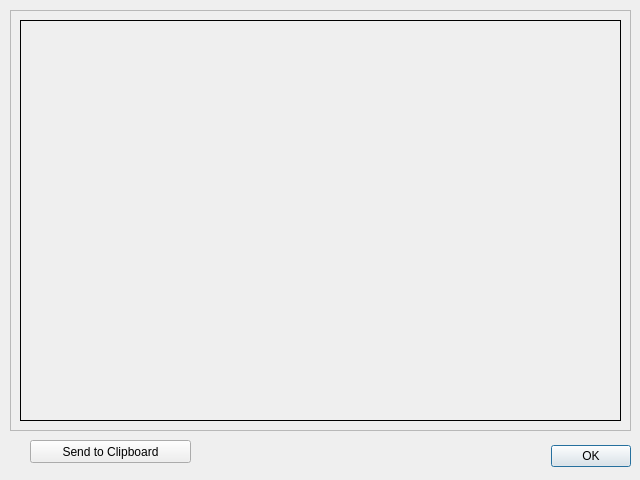
<?xml version="1.0" encoding="UTF-8"?>
<ui version="4.0">
 <class>Dialog</class>
 <widget class="QDialog" name="Dialog">
  <property name="geometry">
   <rect>
    <x>0</x>
    <y>0</y>
    <width>640</width>
    <height>480</height>
   </rect>
  </property>
  <property name="windowTitle">
   <string>Configuration Errors</string>
  </property>
  <widget class="QDialogButtonBox" name="buttonBox">
   <property name="geometry">
    <rect>
     <x>480</x>
     <y>440</y>
     <width>151</width>
     <height>32</height>
    </rect>
   </property>
   <property name="orientation">
    <enum>Qt::Horizontal</enum>
   </property>
   <property name="standardButtons">
    <set>QDialogButtonBox::Ok</set>
   </property>
  </widget>
  <widget class="QPushButton" name="toClipboard">
   <property name="geometry">
    <rect>
     <x>30</x>
     <y>440</y>
     <width>161</width>
     <height>23</height>
    </rect>
   </property>
   <property name="text">
    <string>Send to Clipboard</string>
   </property>
  </widget>
  <widget class="QScrollArea" name="scrollArea">
   <property name="geometry">
    <rect>
     <x>10</x>
     <y>10</y>
     <width>621</width>
     <height>421</height>
    </rect>
   </property>
   <property name="widgetResizable">
    <bool>true</bool>
   </property>
   <widget class="QWidget" name="scrollAreaWidgetContents">
    <property name="geometry">
     <rect>
      <x>0</x>
      <y>0</y>
      <width>619</width>
      <height>419</height>
     </rect>
    </property>
    <layout class="QHBoxLayout" name="horizontalLayout">
     <item>
      <widget class="QLabel" name="label">
       <property name="frameShape">
        <enum>QFrame::Box</enum>
       </property>
       <property name="frameShadow">
        <enum>QFrame::Plain</enum>
       </property>
       <property name="text">
        <string/>
       </property>
       <property name="alignment">
        <set>Qt::AlignLeading|Qt::AlignLeft|Qt::AlignTop</set>
       </property>
      </widget>
     </item>
    </layout>
   </widget>
  </widget>
 </widget>
 <resources/>
 <connections>
  <connection>
   <sender>buttonBox</sender>
   <signal>accepted()</signal>
   <receiver>Dialog</receiver>
   <slot>accept()</slot>
   <hints>
    <hint type="sourcelabel">
     <x>248</x>
     <y>254</y>
    </hint>
    <hint type="destinationlabel">
     <x>157</x>
     <y>274</y>
    </hint>
   </hints>
  </connection>
  <connection>
   <sender>buttonBox</sender>
   <signal>rejected()</signal>
   <receiver>Dialog</receiver>
   <slot>reject()</slot>
   <hints>
    <hint type="sourcelabel">
     <x>316</x>
     <y>260</y>
    </hint>
    <hint type="destinationlabel">
     <x>286</x>
     <y>274</y>
    </hint>
   </hints>
  </connection>
 </connections>
</ui>
